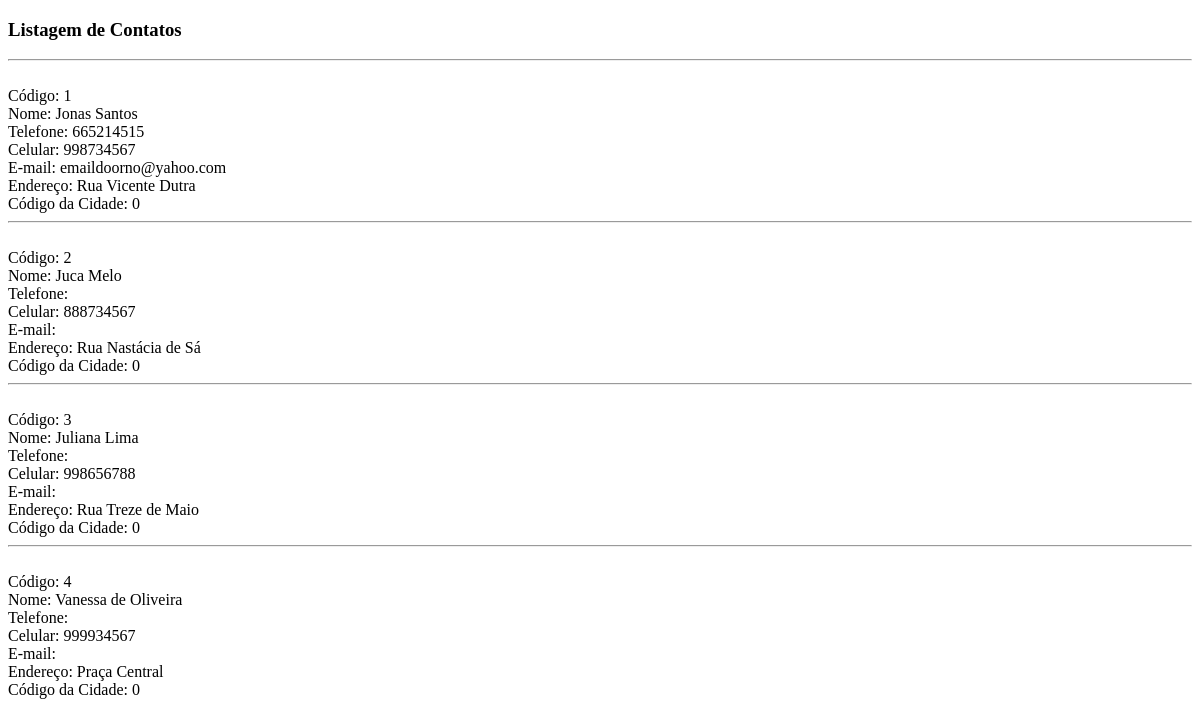
Page /lista_contatos.php on the committed database.
### tables this page shows
CREATE TABLE IF NOT EXISTS `contato` (
  `codigo_contato` int(11) NOT NULL AUTO_INCREMENT,
  `nome_contato` varchar(40) NOT NULL,
  `data_nascimento` date NOT NULL,
  `telefone` varchar(30) NOT NULL,
  `celular` varchar(20) NOT NULL,
  `email` varchar(50) NOT NULL,
  `endereco` varchar(60) NOT NULL,
  `codigo_cidade` int(11) NOT NULL,
  PRIMARY KEY (`codigo_contato`)
);

### lista_contatos.php (the view, shortened to what this page needs)
<!DOCTYPE HTML>
<html lang="pt-br">
<html>
<head>
<link rel="stylesheet" type="text/css" href="bordas.css" />
</head>
<body>
<h3> Listagem de Contatos </h3>
<?php
$busca=mysql_query("Select * From contato") or die ("Erro ao realizar a busca: ".mysql_error());
while ($reg=mysql_fetch_assoc($busca)) {
	echo "<hr>";
	echo"<br> Código: ".$reg['codigo_contato'];
	echo"<br> Nome: ".$reg['nome_contato'];
	echo"<br> Telefone: ".$reg['telefone'];
	echo"<br> Celular: ".$reg['celular'];
	echo"<br> E-mail: ".$reg['email'];
	echo"<br> Endereço: ".$reg['endereco'];
	echo"<br> Código da Cidade: ".$reg['codigo_cidade'];
}
?>
</body>
</html>

### rows in the picture
contato: codigo_contato "1", nome_contato "Jonas Santos", telefone "665214515", celular "998734567", email "emaildoorno@yahoo.com", endereco "Rua Vicente Dutra", codigo_cidade "0"
contato: codigo_contato "2", nome_contato "Juca Melo", celular "888734567", endereco "Rua Nastácia de Sá", codigo_cidade "0"
contato: codigo_contato "3", nome_contato "Juliana Lima", celular "998656788", endereco "Rua Treze de Maio", codigo_cidade "0"
contato: codigo_contato "4", nome_contato "Vanessa de Oliveira", celular "999934567", endereco "Praça Central", codigo_cidade "0"
